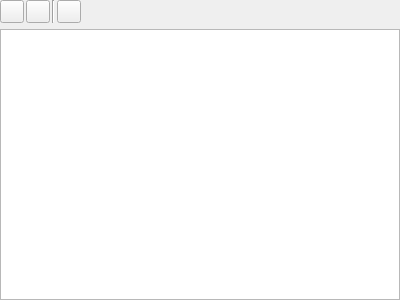
<?xml version="1.0" encoding="UTF-8"?>
<ui version="4.0">
 <class>ReferenceTreeDockWidget</class>
 <widget class="QDockWidget" name="ReferenceTreeDockWidget">
  <property name="geometry">
   <rect>
    <x>0</x>
    <y>0</y>
    <width>400</width>
    <height>300</height>
   </rect>
  </property>
  <property name="windowTitle">
   <string>Reference Tree</string>
  </property>
  <widget class="QWidget" name="dockWidgetContents">
   <layout class="QVBoxLayout" name="verticalLayout">
    <property name="margin">
     <number>0</number>
    </property>
    <item>
     <layout class="QHBoxLayout" name="horizontalLayout">
      <property name="spacing">
       <number>2</number>
      </property>
      <item>
       <widget class="QToolButton" name="btnRefTreeAdd">
        <property name="text">
         <string/>
        </property>
        <property name="icon">
         <iconset resource="litsoz3.qrc">
          <normaloff>:/reftree_addfolder.png</normaloff>:/reftree_addfolder.png</iconset>
        </property>
       </widget>
      </item>
      <item>
       <widget class="QToolButton" name="btnRefTreeDelete">
        <property name="text">
         <string/>
        </property>
        <property name="icon">
         <iconset resource="litsoz3.qrc">
          <normaloff>:/reftree_deletefolder.png</normaloff>:/reftree_deletefolder.png</iconset>
        </property>
       </widget>
      </item>
      <item>
       <widget class="Line" name="line">
        <property name="orientation">
         <enum>Qt::Vertical</enum>
        </property>
       </widget>
      </item>
      <item>
       <widget class="QToolButton" name="btnRefTreeDeleteReferences">
        <property name="toolTip">
         <string>remove selected reference from current reference tree folder</string>
        </property>
        <property name="text">
         <string/>
        </property>
        <property name="icon">
         <iconset resource="litsoz3.qrc">
          <normaloff>:/reftree_delete.png</normaloff>:/reftree_delete.png</iconset>
        </property>
       </widget>
      </item>
      <item>
       <spacer name="horizontalSpacer">
        <property name="orientation">
         <enum>Qt::Horizontal</enum>
        </property>
        <property name="sizeHint" stdset="0">
         <size>
          <width>40</width>
          <height>20</height>
         </size>
        </property>
       </spacer>
      </item>
     </layout>
    </item>
    <item>
     <widget class="QTreeView" name="treeView">
      <property name="animated">
       <bool>true</bool>
      </property>
      <property name="headerHidden">
       <bool>true</bool>
      </property>
     </widget>
    </item>
   </layout>
  </widget>
 </widget>
 <resources>
  <include location="litsoz3.qrc"/>
 </resources>
 <connections/>
</ui>
